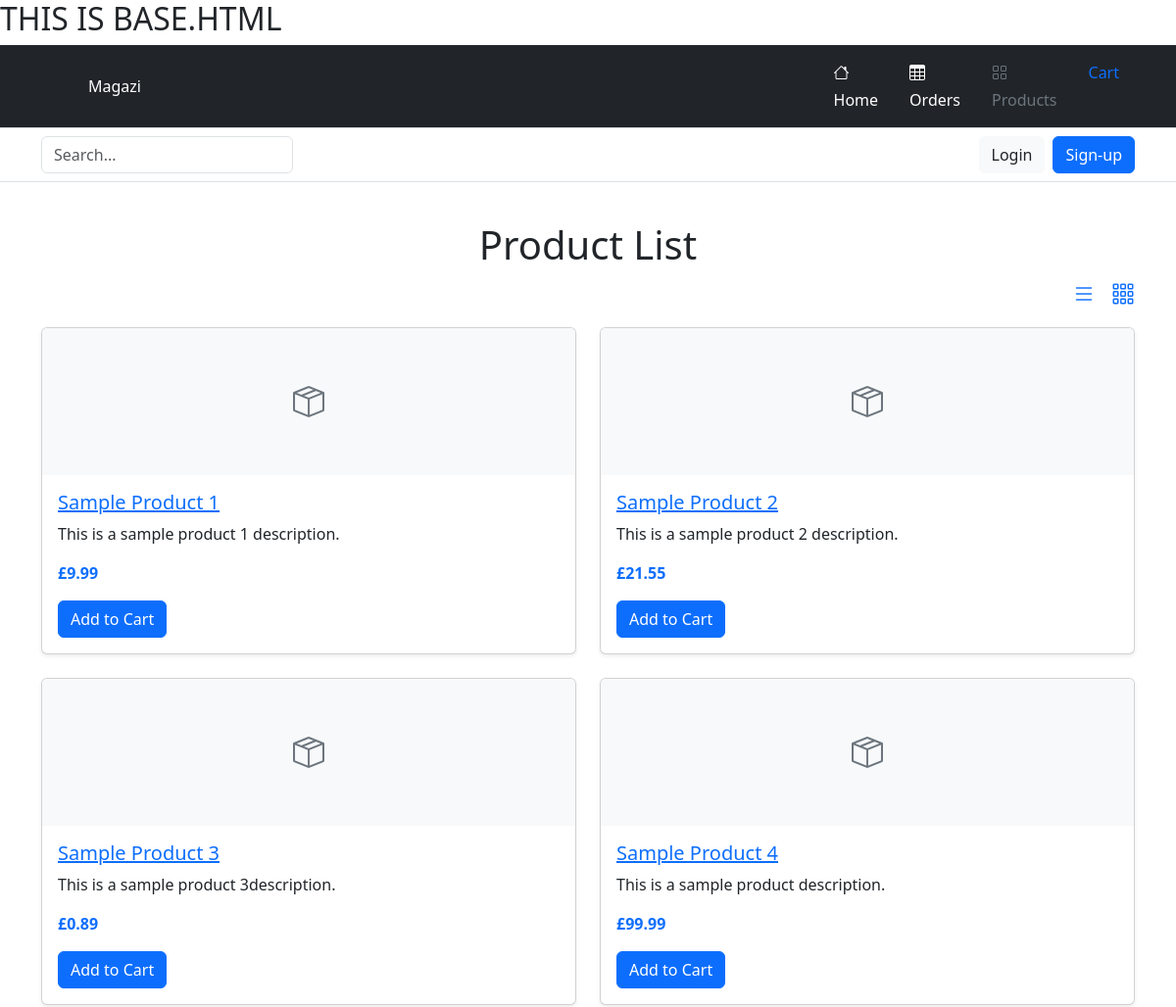
/products/ (upper part), run on an earlier commit of the app's database.
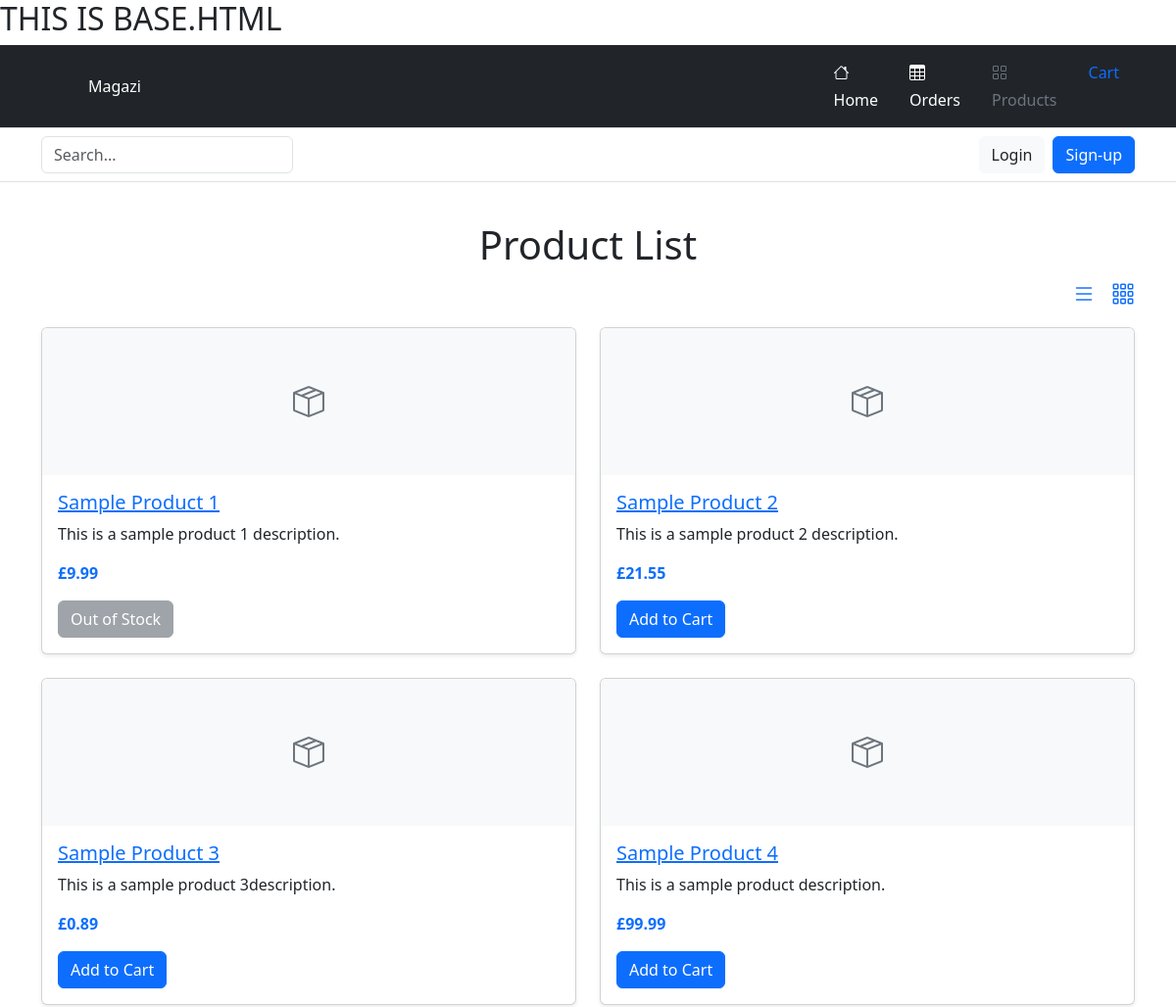
And on a later commit of the database.
### products/models.py (models this page shows, shortened)
class Product(models.Model):
    name = models.CharField(max_length=255)
    description = models.TextField()
    price = models.DecimalField(max_digits=10, decimal_places=2)
    image = models.ImageField(upload_to='product_images/', null=True, blank=True)
    stock = models.PositiveIntegerField(default=0)
    digital_file = models.FileField(upload_to='digital_products/', blank=True, null=True)
    created_at = models.DateTimeField(auto_now_add=True)
    updated_at = models.DateTimeField(auto_now=True)

### products/views.py (the view)
# urls.py: path('', views.product_list, name='product_list'),
def product_list(request):
    products = Product.objects.all()  # Retrieve all products from the database
    return render(request, 'products/product_list.html', {'products': products})

### cart/context.py (called while the page is built, shortened)
def cart_summary(request):
    cart = request.session.get('cart', {})
    cart_items = []
    total = 0
    return {'cart_total': total, 'cart_items': cart_items}

### products/templates/products/product_list.html (shortened to what this page needs)
{% extends "base.html" %}
{% load static %}
{% block extracss %}
    <link href="{% static 'css/products.css' %}" rel="stylesheet">
{% endblock %}
{% block content %}
<div class="container my-4">
    <h1 class="text-center">Product List</h1>
    <div class="d-flex justify-content-end mb-3">
        <a id="toggle-list" href="#" class="me-3" title="List View">
            <i class="bi bi-list" style="font-size: 1.5rem; color: #0d6efd;"></i>
        </a>
        <a id="toggle-grid" href="#" title="Grid View">
            <i class="bi bi-grid-3x3-gap" style="font-size: 1.5rem; color: #0d6efd;"></i>
        </a>
    </div>
    <div id="product-container" class="row row-cols-1 row-cols-md-2 g-4">
        {% for product in products %}
            <div class="col">
                <div class="card h-100 shadow-sm">
                    {% if product.image %}
                        <img src="{{ product.image.url }}" class="card-img-top" alt="{{ product.name }}">
                    {% else %}
                        <div class="card-img-top d-flex justify-content-center align-items-center bg-light" style="height: 150px;">
                            <i class="bi bi-box-seam" style="font-size: 2rem; color: #6c757d;"></i>
                        </div>
                    {% endif %}
                    <div class="card-body">
                        <h5 class="card-title">
                            <a href="{% url 'products:product_detail' product.id %}">{{ product.name }}</a>
                        </h5>
                        <p class="card-text">{{ product.description|truncatechars:100 }}</p>
                        <p class="card-text text-primary fw-bold">£{{ product.price }}</p>
                        {% if product.stock > 0 %}
                            <a href="{% url 'cart:add_to_cart' product.id %}" class="btn btn-primary">Add to Cart</a>
                        {% else %}
                            <button class="btn btn-secondary" disabled>Out of Stock</button>
                        {% endif %}
                    </div>
                </div>
            </div>
        {% endfor %}
    </div>
</div>
{% endblock %}

What changed in the data, as far as the page shows it:
changed Product "Sample Product 1": stock "Add to Cart" → "Out of Stock"
